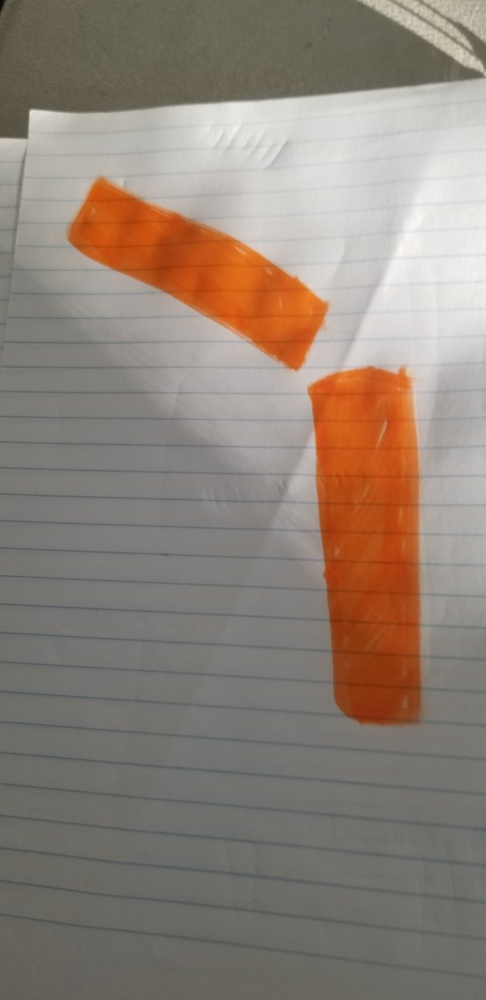
#> input picture pathdraw.png.jpg, 486 x 1000 px, shrunk from 1960 x 4032 before the run
$ python contourstest.py --image pathdraw.png.jpg
#> lines starting #> are read from the running program, lines starting #| are printed output that depends on the picture; after the words box and inside, x2 and y2 are one past the last pixel; in counts of white or black regions, pixels touching at a corner belong together
import numpy as np
import cv2
import imutils
import argparse

# construct the argument parse and parse the arguments
ap = argparse.ArgumentParser()
ap.add_argument("-i", "--image", help = "path to the image")
args = vars(ap.parse_args())

image = cv2.imread(args["image"])
#> image is the input picture: shape (1000, 486, 3); mean B, G, R 119.6, 130.3, 143.1

height = np.size(image, 0)
#> height = 1000
width = np.size(image, 1)
#> width = 486

#convert images to grayscale
gray = cv2.cvtColor(image, cv2.COLOR_BGR2GRAY)
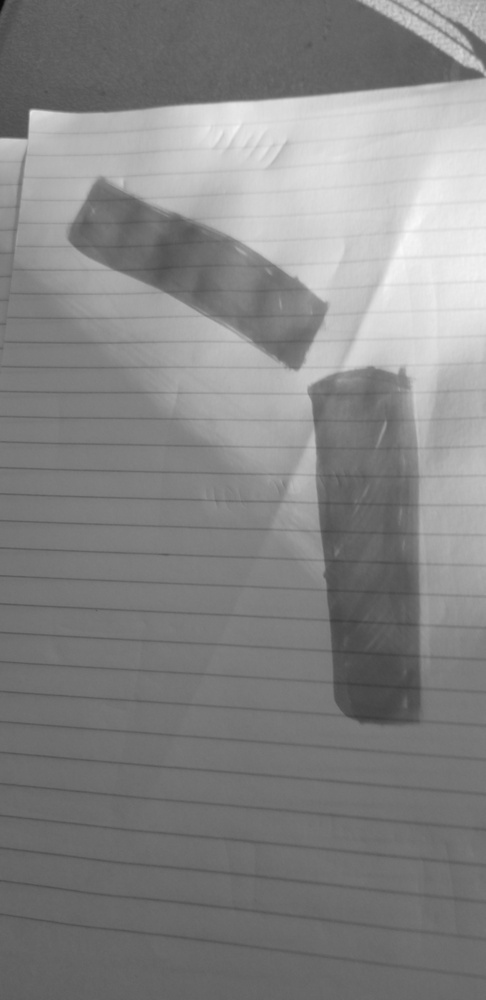
#> gray: shape (1000, 486); min 10, max 248, mean 132.9
gray = cv2.GaussianBlur(gray, (5,5), 0)
#cv2.imshow("Gray", gray)
#cv2.waitKey(0)


#Erosions and dilations
#erosions are apploed to reduce the size of foreground objects
mask = gray.copy()
kernel = np.ones((5,5),np.uint8)
dilated = cv2.dilate(mask, kernel, iterations=1)
cv2.imshow("dilated", dilated)
cv2.waitKey(0)

#cv.Mat vesselImage = cv.imread(mask)


#edge detection
#applying edge detection
edged = cv2.Canny(dilated, 30,150)
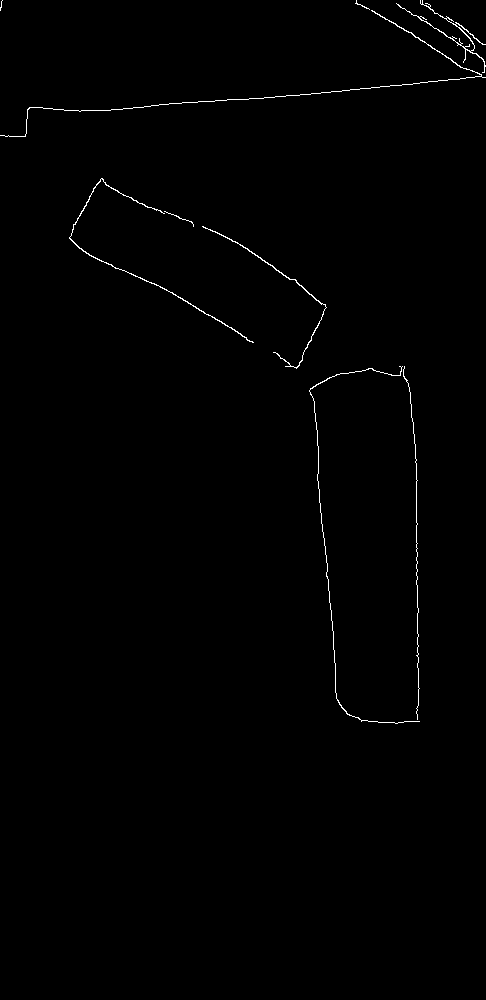
#> edged: shape (1000, 486); 0.57% white in thin lines or dots, all inside (x1, y1, x2, y2) = (0, 0, 486, 724)
#cv2.imshow("Edged", edged)
#cv2.waitKey(0)

#Threshholding
#threshold the image by setting all pixel values less than 225
#to 225(white;foreground) and all pixel values >= 225 to 225
# (black; background), thereby segemnting the image
#thresh = cv2.threshold(gray, 127, 255, cv2.THRESH_BINARY)[1]
#cv2.imshow("Thresh", thresh)
#cv2.waitKey(0)
#return

#detecting and drawing countours
#find contours(outlines) of the foreground objects in the thresholded image
#cnts = sorted(cnts, key = cv2.contourArea, reverse = True)[:2]

cnts = cv2.findContours(edged.copy(), cv2.RETR_LIST, cv2.CHAIN_APPROX_SIMPLE)
#> cnts = 9 contours, 4 with area under 20; largest, box (x1, y1, x2, y2) and area: (69, 178, 254, 343) 132, (202, 226, 327, 369) 104, (396, 0, 486, 73) 94, (0, 10, 486, 137) 59, (309, 366, 420, 724) 34
cnts = imutils.grab_contours(cnts)

for c in cnts:
		#draw wach contour on the output image with a 3px thick purple
		#outline, then display the output contours one at a time
#> (the run stopped early here; a loop or call above may not have finished)
